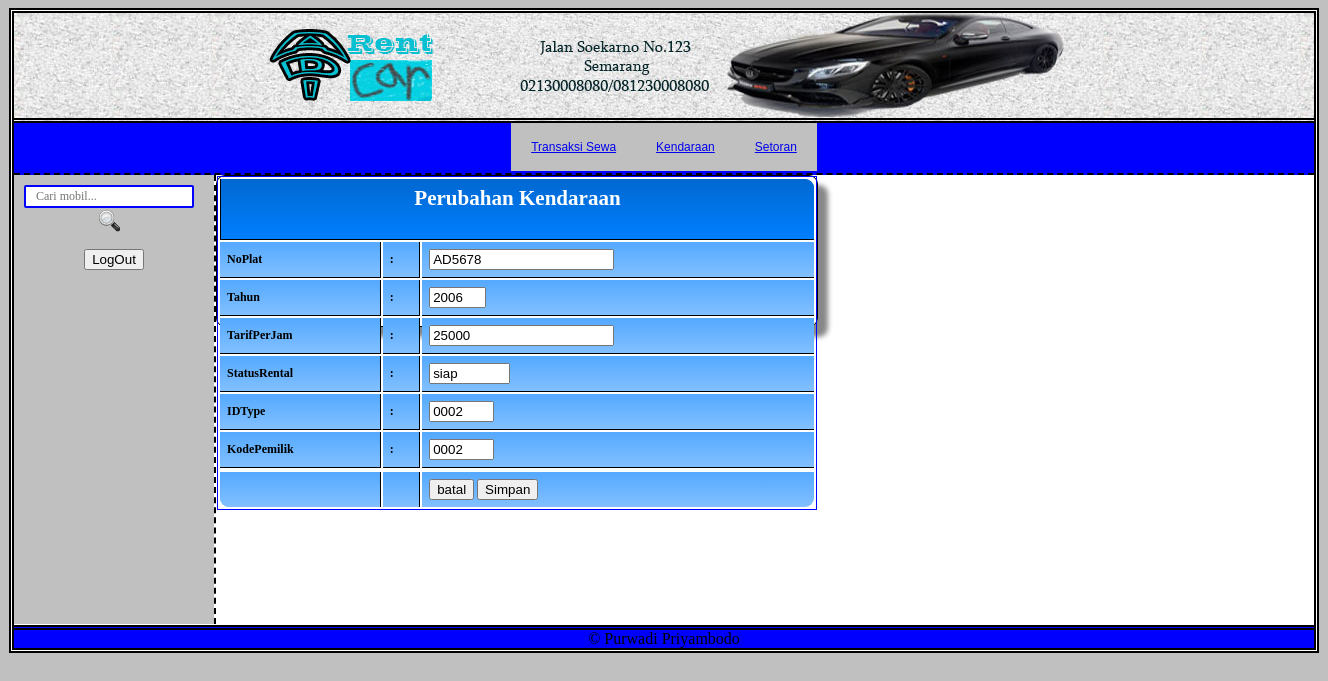
/ubah.php?NoPlat=AD5678, run on the app's committed database.
### tables this page shows
CREATE TABLE IF NOT EXISTS `kendaraan` (
  `NoPlat` varchar(20) NOT NULL,
  `Tahun` text NOT NULL,
  `TarifPerJam` int(11) NOT NULL,
  `StatusRental` text NOT NULL,
  `IDType` varchar(5) NOT NULL,
  `KodePemilik` varchar(5) NOT NULL,
  PRIMARY KEY (`NoPlat`)
);

### ubah.php (the view, shortened to what this page needs)
<?php
include"koneksi.php";session_start();
	$NoPlat= $_GET['NoPlat'];
	$query=mysql_query("select *from kendaraan where NoPlat='$NoPlat'", $c)
	or die (mysql_error());
	while ($row=mysql_fetch_array($query)){
	$Tahun= $row ['Tahun'];
	$TarifPerJam= $row['TarifPerJam'];
	$StatusRental= $row['StatusRental'];
	$IDType= $row ['IDType'];
	$KodePemilik= $row ['KodePemilik'];
echo"
<html>
<head><title>Kendaraan</title><link rel='stylesheet' href='style.css' type='text/css'/>
</head>
<body>
		<div id='bg'>
		<div id='head'>
		<center><img src='img/head.jpg'></center>
		</div>
<div id='menu'><center>
<ul>
	<li><a href='karyawan.php'>Transaksi Sewa</a></li>
	<li><a href='kendaraan.php'>Kendaraan</a></li>
	<li><a href='setoran.php'>Setoran</a></li>
</ul></center></div>
<div id='isi'>
			<div id='kiri'>
			<center>
				<div class='cari'>
					<form action='index.php' method='get'>
						<input id='search-box' name='key' onblur='if(this.value==&apos;&apos;)
						this.value=this.defaultValue;' onfocus='if(this.value==this.defaultValue)this.value=&apos;&apos;;'
						style='width:170px;border: 2px solid blue; border-radius: 2px;;padding:2px 10px; font:12px Comic Sans MS;color:#666;no-repeat;'
						type='text' placeholder='Cari mobil...'/><input align='top' id='search-btn' src='img/c10.png' height='25px' type='image' value='Search'/>
					</form>
				</div>
			<a href='index.php'><input type='button' value='LogOut'/></a>
			</center>
			</div>
	<div id='konten' style='overflow'.auto width='998px' height='449px'>
	<div class='Table' style='width:600px;height:150px;'>
					<form action='perubahan.php?NoPlat=$NoPlat' method='POST'>
				<center>
					<table>
						<tr>
							<td colspan='3'>
							<h3>Perubahan Kendaraan</h3>
							</td>
						</tr>
						<tr>
							<td>NoPlat</td>
							<td>:</td>
							<td><input type='text' name='NoPlat' size='20' value='$NoPlat'></td>
						</tr>
						<tr>
							<td>Tahun</td>
							<td>:</td>
							<td><input type='text' name='Tahun' size='4' value='$Tahun'></td>
						</tr>
						<tr>
							<td>TarifPerJam</td>
							<td>:</td>
							<td><input type='text' name='TarifPerJam' value='$TarifPerJam'></td>
						</tr>
						<tr>
							<td>StatusRental</td>
							<td>:</td>
							<td><input type='text' name='StatusRental' size='7' value='$StatusRental'></td>
						</tr>
						<tr>
							<td>IDType</td>
							<td>:</td>
							<td><input type='text' name='IDType' size='5' value='$IDType'></td>
						</tr>
						<tr>
							<td>KodePemilik</td>
							<td>:</td>
							<td><input type='text' name='KodePemilik' size='5' value='$KodePemilik'></td>
						</tr>
					<tr>
					<tr>
						<td></td>
						<td></td>
						<td align='center'><a href='kendaraan.php'><input type='button' value='batal'/></a>    <input type='submit' value='Simpan'/></td>
					</tr>
				</table>
			</center>
			</form>
				</div>
	</div>
	</div>
		<div id='foot'>
		<center>&copy; Purwadi Priyambodo</center>
		</div>
	</div>
</body>
</html>
";
	}
?>

### style.css (style rules this page uses)
body { background-color:silver; }
#bg { float:center; margin:auto auto; border:5px double black; width:1300px; height:auto; background-color:white; }
#head { margin:auto auto; float:center; border-bottom:5px double black; width:1300px; height:105px; background:url('img/bg.jpg'); }
#menu { width:1300px; height:50px; border-bottom:2px dashed black; background-color:blue; }
ul { text-align: left; display: inline; margin: 0; padding: 10px 4px 17px 0; list-style: none; }
ul li { font: 12px/18px sans-serif;display: inline-block; margin-right: -4px; position: relative; padding: 15px 20px; background: silver; cursor: pointer; }
#isi { float:center; width:1200px; height:450px; }
#kiri { float:left; width:200px; height:449px; background-color:silver; }
#konten { float:right; width:998px; height:449px; border-left:2px dashed black; background:white; }
table { border:1px solid blue; }
#foot { background-color:blue; border-top:5px double black; }
.Table { margin:0px;padding:0px; width:100%; box-shadow: 10px 10px 5px #888888; border:1px solid #000000; -moz-border-radius-bottomleft:9px; -webkit-border-bottom-left-radius:9px; border-bottom-left-radius:9px; -moz-border-radius-bottomright:9px; -webkit-border-bottom-right-radius:9px; border-bottom-right-radius:9px; -moz-border-radius-topright:9px; -webkit-border-top-right-radius:9px; border-top-right-radius:9px; -moz-border-radius-topleft:9px; -webkit-border-top-left-radius:9px; border-top-left-radius:9px; }
.Table table { width:100%; height:100%; margin:0px;padding:0px; }
.Table tr:last-child td:last-child { -moz-border-radius-bottomright:9px; -webkit-border-bottom-right-radius:9px; border-bottom-right-radius:9px; }
.Table table tr:first-child td:last-child { -moz-border-radius-topright:9px; -webkit-border-top-right-radius:9px; border-top-right-radius:9px; }
.Table tr:last-child td:first-child { -moz-border-radius-bottomleft:9px; -webkit-border-bottom-left-radius:9px; border-bottom-left-radius:9px; }
.Table tr:first-child td { background:-o-linear-gradient(bottom, #0069d3 5%, #007fff 100%); background:-webkit-gradient( linear, left top, left bottom, color-stop(0.05, #0069d3), color-stop(1, #007fff) ); background:-moz-linear-gradient( center top, #0069d3 5%, #007fff 100% ); filter:progid:DXImageTransform.Microsoft.gradient(startColorstr="#0069d3", endColorstr="#007fff"); background: -o-linear-gradient(top,#0069d3,007fff); background-color:#0069d3; border:0px solid #000000; text-align:center; border-width:0px 0px 1px 1px; font-size:18px; font-family:Comic Sans MS; font-weight:bold; color:#ffffff; }
.Table tr:first-child td:first-child { border-width:0px 0px 1px 0px; }
.Table tr:first-child td:last-child { border-width:0px 0px 1px 1px; }
.Table td { background:-o-linear-gradient(bottom, #56aaff 5%, #82c0ff 100%); background:-webkit-gradient( linear, left top, left bottom, color-stop(0.05, #56aaff), color-stop(1, #82c0ff) ); background:-moz-linear-gradient( center top, #56aaff 5%, #82c0ff 100% ); filter:progid:DXImageTransform.Microsoft.gradient(startColorstr="#56aaff", endColorstr="#82c0ff"); background: -o-linear-gradient(top,#56aaff,82c0ff); background-color:#56aaff; border:1px solid #000000; border-width:0px 1px 1px 0px; text-align:left; padding:7px; font-size:12px; font-family:Comic Sans MS; font-weight:bold; color:#000000; }
.Table tr:last-child td { border-width:0px 1px 0px 0px; }
.Table tr td:last-child { border-width:0px 0px 1px 0px; }
.Table tr:last-child td:last-child { border-width:0px 0px 0px 0px; }
.cari { float:right; margin-top:10px; margin-right:10px; }

### data on the page
kendaraan: Tahun "2006", TarifPerJam "25000", StatusRental "siap", IDType "0002", KodePemilik "0002"
